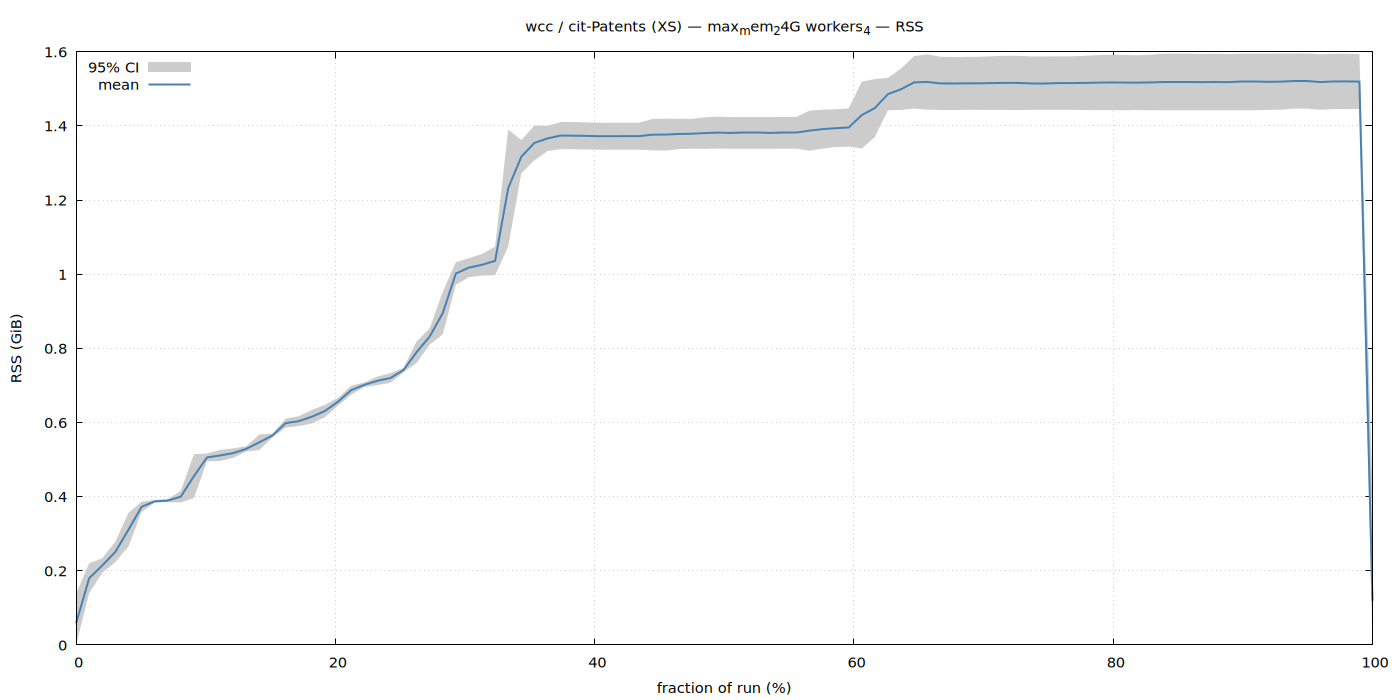

This chart was generated by the following gnuplot code:
set terminal pngcairo size 1400,700 enhanced font 'Sans,11'
set output '/home/ubuntu/nvm/results/wcc/XS/cit-Patents/max_mem_24G_workers_4/rss.png'
set title "wcc / cit-Patents (XS) — max_mem_24G workers_4 — RSS"
set xlabel 'fraction of run (%)'
set ylabel 'RSS (GiB)'
set grid
set key top left
set yrange [0:*]
plot '/home/ubuntu/nvm/results/wcc/XS/cit-Patents/max_mem_24G_workers_4/rss.dat' using 1:3:4 with filledcurves lc rgb '#cccccc' title '95% CI', \
     '' using 1:2 with lines lw 2 lc rgb '#4682b4' title 'mean'
